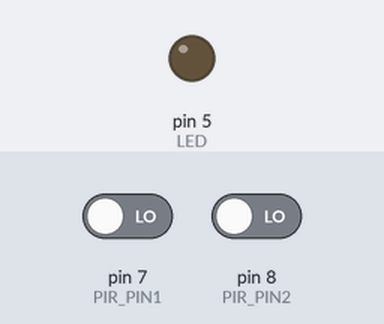
This sketch was run on a simulated Arduino Uno, built with avr-gcc and run on an emulated ATmega328P. Shown: output pins drawn as LEDs (lit = HIGH). The inputs (shaded band) are chosen by the test bench; at power-on: pin 7 (PIR_PIN1) LOW, pin 8 (PIR_PIN2) LOW.

Above: at 1.2 s.
1.3 s: pin 7 (PIR_PIN1) driven HIGH
At 1.75 s:
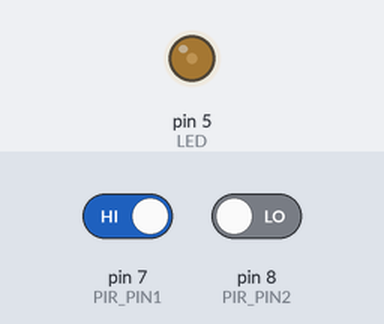
At 3.6 s:
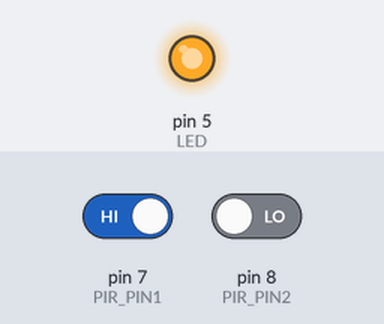
Timing chart, 0 to 5.1 s (numbered marks = the images above; inputs shaded):
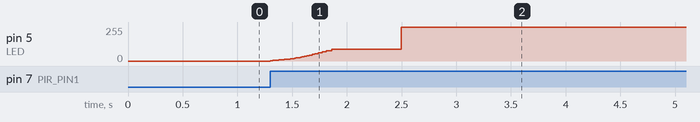

Measured:
- after the input at 1.3 s, pin 5 (LED): moves from 0/255 to 253/255 over 1.2 s, starting at once

The sketch:

stairs_light_single.ino
```cpp
#include <SPI.h>
#include <PinChangeInt.h>
#include "printf.h"

const int PIR_PIN1 = 7;
const int PIR_PIN2 = 8;

const int LED = 5;
const int DIAG_LED = 13;

static int got_pir_intr = 0;
static unsigned long presence_detected_at;

struct ramp {
	unsigned long time;
	signed int l;
	int next_ramp;
};

typedef signed long fixedpoint;

#define I2F(I) (I << 20)
#define F2I(F) (F >> 20)

static fixedpoint led_l = 0;

static fixedpoint delta_l;

static unsigned long ramp_start_time;
static unsigned long ramp_last_step;

enum ramp_name {
	OFF,
	RISE_START,
	RISE_END = 3,
	FADEOUT_START,
	FADEOUT_END = 5,
};

static uint8_t doing_ramp;

const struct ramp LED_ramps[] = {
		{ 1, 	   0, 0 }, //OFF
		{ 1,	   4, 2 }, //RISE_START
		{ 200,    25, RISE_END },
		{ 1000,	 255, RISE_END }, // RISE_END
		{ 1000,   25, FADEOUT_END }, // FADEOUT_START
		{ 4000,    0, FADEOUT_END }, // FADEOUT_END
};

uint8_t bri(float in)
{
	// Maps linear 0 -> 1.0 to logarithmic 0.0 -> 1.0
	// Magic value is ln(2)
	return (uint8_t)(255.0 * (exp(0.6931471805599453 / 255.0 * in) - 1.0));
}

void set_led(long l) //fixedpoint!
{
	led_l = l;

	uint8_t my_l;
#define BRI_CORRECT(X) (bri(F2I(X)) & 0xFF)
	my_l = BRI_CORRECT(l);
	printf("set led to %d (%ld)\n", my_l, l);
	analogWrite(LED, my_l);
}

void pir_interrupt(void)
{
	got_pir_intr = 1;
}

void start_ramp(int which)
{
	doing_ramp = which;
	const struct ramp *r = &LED_ramps[doing_ramp];

	ramp_start_time = millis();
	ramp_last_step = ramp_start_time;

	// Compute per-millisecond deltas
	delta_l = (I2F((int32_t)(r->l)) - led_l) / (signed)r->time;

	printf("Starting ramp %d (r->l - led_l) = %ld, delta is l %ld\n", doing_ramp, I2F((int32_t)(r->l) - led_l), delta_l);
}

void led_ramp(void)
{
	const struct ramp *r = &LED_ramps[doing_ramp];
	const unsigned long now = millis();
	unsigned long delay_in_ramp = now - ramp_start_time;
	if (delay_in_ramp > r->time) {
		// Ramp is done, move on
		if (r->next_ramp != doing_ramp) {
			set_led(I2F((int32_t)(r->l)));
			start_ramp(r->next_ramp);
		}
		return;
	}

	unsigned long this_step_duration = now - ramp_last_step;
	ramp_last_step = now;

	printf("new value  %ld\n", led_l + this_step_duration + delta_l);
	set_led(led_l + this_step_duration * delta_l);
}

void setup(){
	//start serial connection
	printf_begin();
	Serial.begin(57600);
	pinMode(PIR_PIN1, INPUT);
	pinMode(PIR_PIN2, INPUT);
	PCintPort::attachInterrupt(PIR_PIN1, &pir_interrupt, CHANGE);
	PCintPort::attachInterrupt(PIR_PIN2, &pir_interrupt, CHANGE);

	// Trigger false interrupt reading on PIR pin to not miss its
	// current state
	got_pir_intr = 1;

	set_led(0);

	start_ramp(OFF);
	printf("Ready!\n");
}

void loop(){
	if (got_pir_intr) {
		if ((digitalRead(PIR_PIN1) || digitalRead(PIR_PIN2)) && !presence_detected_at) {
			// Detected someone
			presence_detected_at = millis();
			printf("Human here\n");
			start_ramp(RISE_START);
		} else {
			printf("PIR doesn't see us any longer.\n");
		}
		got_pir_intr = 0;
	}

	if (presence_detected_at && (millis() - presence_detected_at > 15000)) {
		// Timeout on presence
		presence_detected_at = 0;
		start_ramp(FADEOUT_START);
	}

	led_ramp();
}
```
